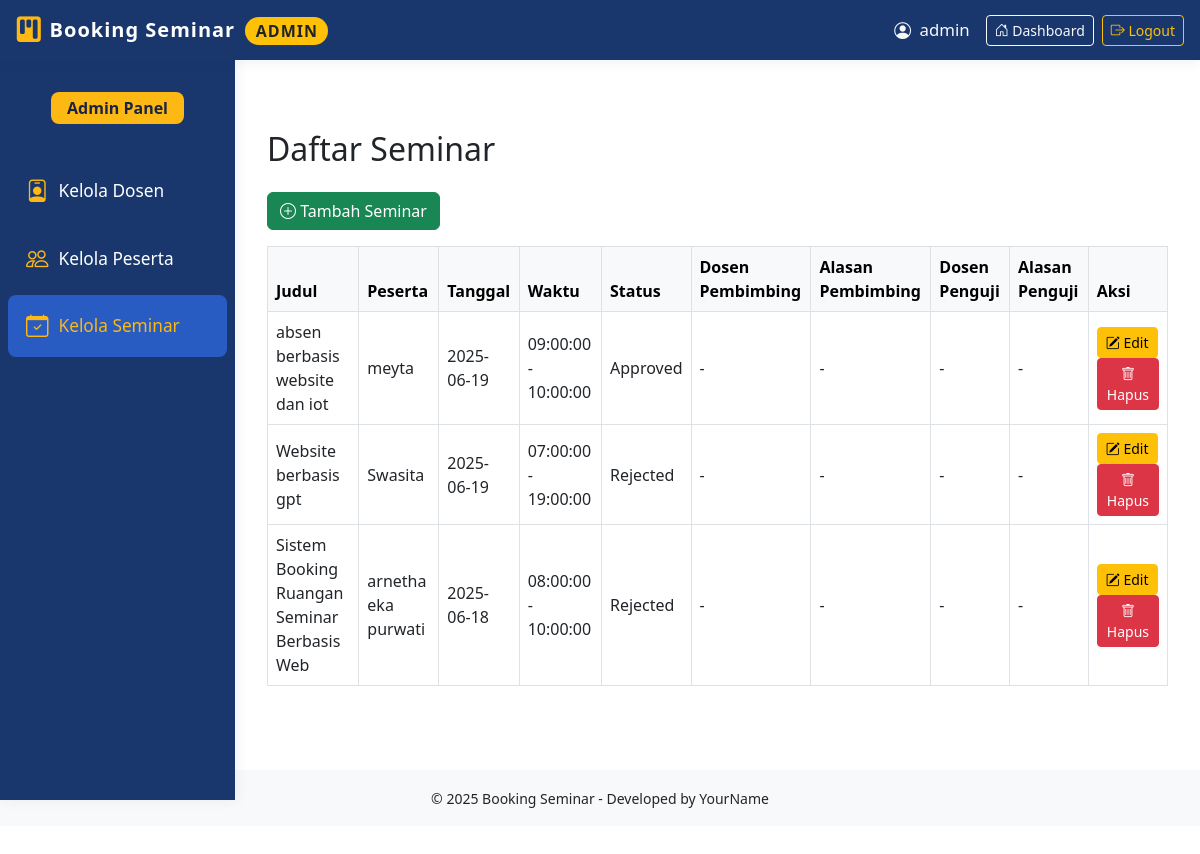
Screenshot of /admin/manage_seminar.php (signed in) with the database file from the repository.
### tables this page shows
CREATE TABLE `seminars` (
  `id` int NOT NULL AUTO_INCREMENT,
  `id_user` int NOT NULL,
  `judul` varchar(255) NOT NULL,
  `tanggal` date NOT NULL,
  `waktu_mulai` time NOT NULL,
  `waktu_selesai` time NOT NULL,
  `deskripsi` text NOT NULL,
  `status` enum('pending','approved','rejected') NOT NULL DEFAULT 'pending',
  `created_at` datetime DEFAULT CURRENT_TIMESTAMP,
  `updated_at` datetime DEFAULT NULL ON UPDATE CURRENT_TIMESTAMP,
  PRIMARY KEY (`id`),
  KEY `id_user` (`id_user`),
  CONSTRAINT `seminars_ibfk_1` FOREIGN KEY (`id_user`) REFERENCES `users` (`id`) ON DELETE CASCADE
);

CREATE TABLE `users` (
  `id` int NOT NULL AUTO_INCREMENT,
  `nama` varchar(100) NOT NULL,
  `email` varchar(100) NOT NULL,
  `password` varchar(255) NOT NULL,
  `role` enum('peserta','dosen_pembimbing','dosen_penguji','admin') NOT NULL,
  `created_at` datetime DEFAULT CURRENT_TIMESTAMP,
  `npm` varchar(20) DEFAULT NULL,
  `prodi` varchar(100) DEFAULT NULL,
  PRIMARY KEY (`id`),
  UNIQUE KEY `email` (`email`)
);

### admin/manage_seminar.php (the view, shortened to what this page needs)
<?php
require_once "../config/database.php";
$sql = "
SELECT
    s.id, s.judul, s.tanggal, s.waktu_mulai, s.waktu_selesai, s.status, u.nama AS nama_peserta,
    apd.status AS status_pembimbing, apd.komentar AS komentar_pembimbing,
    apg.status AS status_penguji, apg.komentar AS komentar_penguji
FROM seminars s
JOIN users u ON s.id_user = u.id
LEFT JOIN approvals apd ON apd.id_seminar = s.id AND apd.id_user = (
    SELECT id FROM users WHERE role = 'dosen_pembimbing' LIMIT 1
)
LEFT JOIN approvals apg ON apg.id_seminar = s.id AND apg.id_user = (
    SELECT id FROM users WHERE role = 'dosen_penguji' LIMIT 1
)
ORDER BY s.tanggal DESC, s.waktu_mulai DESC
";
$stmt = $pdo->query($sql);
$seminars = $stmt->fetchAll(PDO::FETCH_ASSOC);
include "../includes/header.php";
include "../includes/admin_header.php";
include "../includes/admin_sidebar.php";
?>
<!DOCTYPE html>
<html lang="id">
<head>
  <link href="../assets/css/style.css" rel="stylesheet" />
  <link href="https://cdn.jsdelivr.net/npm/bootstrap@5.3.0/dist/css/bootstrap.min.css" rel="stylesheet" />
  <link href="https://cdn.jsdelivr.net/npm/bootstrap-icons@1.10.5/font/bootstrap-icons.css" rel="stylesheet" />
</head>
<body>
<main id="mainContent" class="content">
  <div class="container-fluid">
    <h2 class="mb-4">Daftar Seminar</h2>
    <a href="tambah_seminar.php" class="btn btn-success mb-3">
      <i class="bi bi-plus-circle"></i> Tambah Seminar
    </a>
    <?php if (empty($seminars)): ?>
      <p class="text-muted">Belum ada data seminar.</p>
    <?php else: ?>
      <div class="table-responsive">
        <table class="table table-bordered table-hover align-middle">
          <thead class="table-light">
            <tr>
              <th>Judul</th>
              <th>Peserta</th>
              <th>Tanggal</th>
              <th>Waktu</th>
              <th>Status</th>
              <th>Dosen Pembimbing</th>
              <th>Alasan Pembimbing</th>
              <th>Dosen Penguji</th>
              <th>Alasan Penguji</th>
              <th>Aksi</th>
            </tr>
          </thead>
          <tbody>
            <?php foreach ($seminars as $seminar): ?>
              <tr>
                <td><?= htmlspecialchars($seminar['judul'], ENT_QUOTES, 'UTF-8') ?></td>
                <td><?= htmlspecialchars($seminar['nama_peserta'], ENT_QUOTES, 'UTF-8') ?></td>
                <td><?= htmlspecialchars($seminar['tanggal'], ENT_QUOTES, 'UTF-8') ?></td>
                <td><?= htmlspecialchars($seminar['waktu_mulai']) ?> - <?= htmlspecialchars($seminar['waktu_selesai']) ?></td>
                <td><?= htmlspecialchars(ucfirst($seminar['status']), ENT_QUOTES, 'UTF-8') ?></td>
                <td><?= $seminar['status_pembimbing'] ? ucfirst(htmlspecialchars($seminar['status_pembimbing'])) : '-' ?></td>
                <td><?= ($seminar['status_pembimbing'] === 'rejected') ? nl2br(htmlspecialchars($seminar['komentar_pembimbing'] ?: '-')) : '-' ?></td>
                <td><?= $seminar['status_penguji'] ? ucfirst(htmlspecialchars($seminar['status_penguji'])) : '-' ?></td>
                <td><?= ($seminar['status_penguji'] === 'rejected') ? nl2br(htmlspecialchars($seminar['komentar_penguji'] ?: '-')) : '-' ?></td>
                <td>
                  <a href="edit_seminar.php?id=<?= $seminar['id'] ?>" class="btn btn-warning btn-sm">
                    <i class="bi bi-pencil-square"></i> Edit
                  </a>
                  <a href="hapus_seminar.php?id=<?= $seminar['id'] ?>" class="btn btn-danger btn-sm"
                     onclick="return confirm('Yakin ingin menghapus seminar ini?');">
                    <i class="bi bi-trash"></i> Hapus
                  </a>
                </td>
              </tr>
            <?php endforeach; ?>
          </tbody>
        </table>
      </div>
    <?php endif; ?>
  </div>
</main>
<?php include "../includes/footer.php"; ?>
</body>
</html>

### assets/css/style.css (style rules this page uses)
html, body { height: 100%; margin: 0; padding: 0; }
body { display: flex; flex-direction: column; min-height: 100vh; }

### includes/admin_sidebar.php (style rules this page uses)
:root { --header-height: 60px; --sidebar-bg: #19376d; --sidebar-hover: #295cc2; --sidebar-active: #fdb813; --sidebar-font: #fff; --sidebar-icon: #fdb813; --main-bg: #f4f6fb; }
body { background-color: var(--main-bg); }
.content { margin-left: 235px; padding: 70px 20px 20px 20px; transition: margin-left .25s; }

### rows the page displays
seminars: judul "absen berbasis website dan iot", id_user.nama "meyta", tanggal "2025-06-19", waktu_mulai "09:00:00", waktu_selesai "10:00:00", status "Approved"
seminars: judul "Website berbasis gpt", id_user.nama "Swasita", tanggal "2025-06-19", waktu_mulai "07:00:00", waktu_selesai "19:00:00", status "Rejected"
seminars: judul "Sistem Booking Ruangan Seminar Berbasis Web", id_user.nama "arnetha eka purwati", tanggal "2025-06-18", waktu_mulai "08:00:00", waktu_selesai "10:00:00", status "Rejected"

### other values shown
$_SESSION['nama'] "admin"
